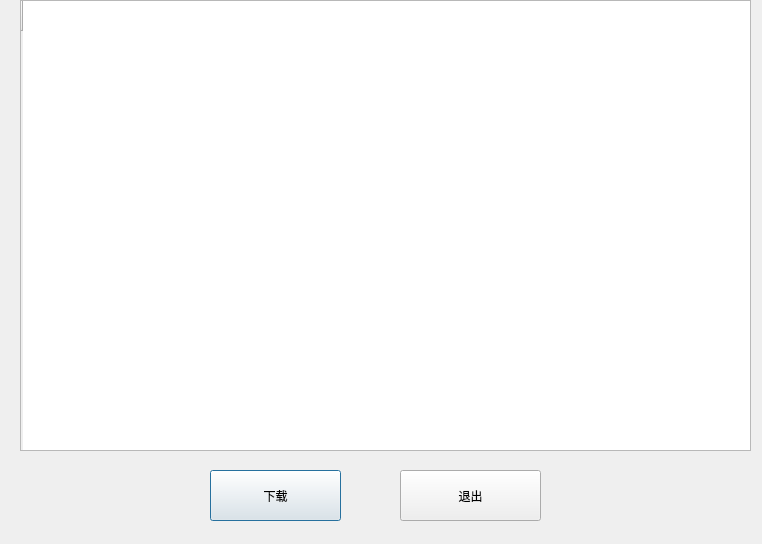
<?xml version="1.0" encoding="UTF-8"?>
<ui version="4.0">
 <class>AppUpdateDialog</class>
 <widget class="QDialog" name="AppUpdateDialog">
  <property name="geometry">
   <rect>
    <x>0</x>
    <y>0</y>
    <width>762</width>
    <height>544</height>
   </rect>
  </property>
  <property name="windowTitle">
   <string>版本升级</string>
  </property>
  <widget class="QTableWidget" name="app_update_widget">
   <property name="geometry">
    <rect>
     <x>20</x>
     <y>0</y>
     <width>731</width>
     <height>451</height>
    </rect>
   </property>
   <property name="acceptDrops">
    <bool>true</bool>
   </property>
   <property name="frameShadow">
    <enum>QFrame::Plain</enum>
   </property>
   <property name="editTriggers">
    <set>QAbstractItemView::NoEditTriggers</set>
   </property>
   <property name="showDropIndicator" stdset="0">
    <bool>false</bool>
   </property>
   <property name="dragDropOverwriteMode">
    <bool>false</bool>
   </property>
   <property name="alternatingRowColors">
    <bool>false</bool>
   </property>
   <property name="selectionMode">
    <enum>QAbstractItemView::SingleSelection</enum>
   </property>
   <property name="selectionBehavior">
    <enum>QAbstractItemView::SelectRows</enum>
   </property>
   <property name="showGrid">
    <bool>false</bool>
   </property>
   <property name="gridStyle">
    <enum>Qt::NoPen</enum>
   </property>
   <property name="wordWrap">
    <bool>false</bool>
   </property>
   <property name="cornerButtonEnabled">
    <bool>false</bool>
   </property>
   <attribute name="verticalHeaderVisible">
    <bool>true</bool>
   </attribute>
   <row>
    <property name="text">
     <string/>
    </property>
   </row>
  </widget>
  <widget class="QPushButton" name="download_btn">
   <property name="geometry">
    <rect>
     <x>210</x>
     <y>470</y>
     <width>131</width>
     <height>51</height>
    </rect>
   </property>
   <property name="text">
    <string>下载</string>
   </property>
  </widget>
  <widget class="QPushButton" name="exit_btn">
   <property name="geometry">
    <rect>
     <x>400</x>
     <y>470</y>
     <width>141</width>
     <height>51</height>
    </rect>
   </property>
   <property name="text">
    <string>退出</string>
   </property>
  </widget>
 </widget>
 <resources/>
 <connections/>
</ui>
